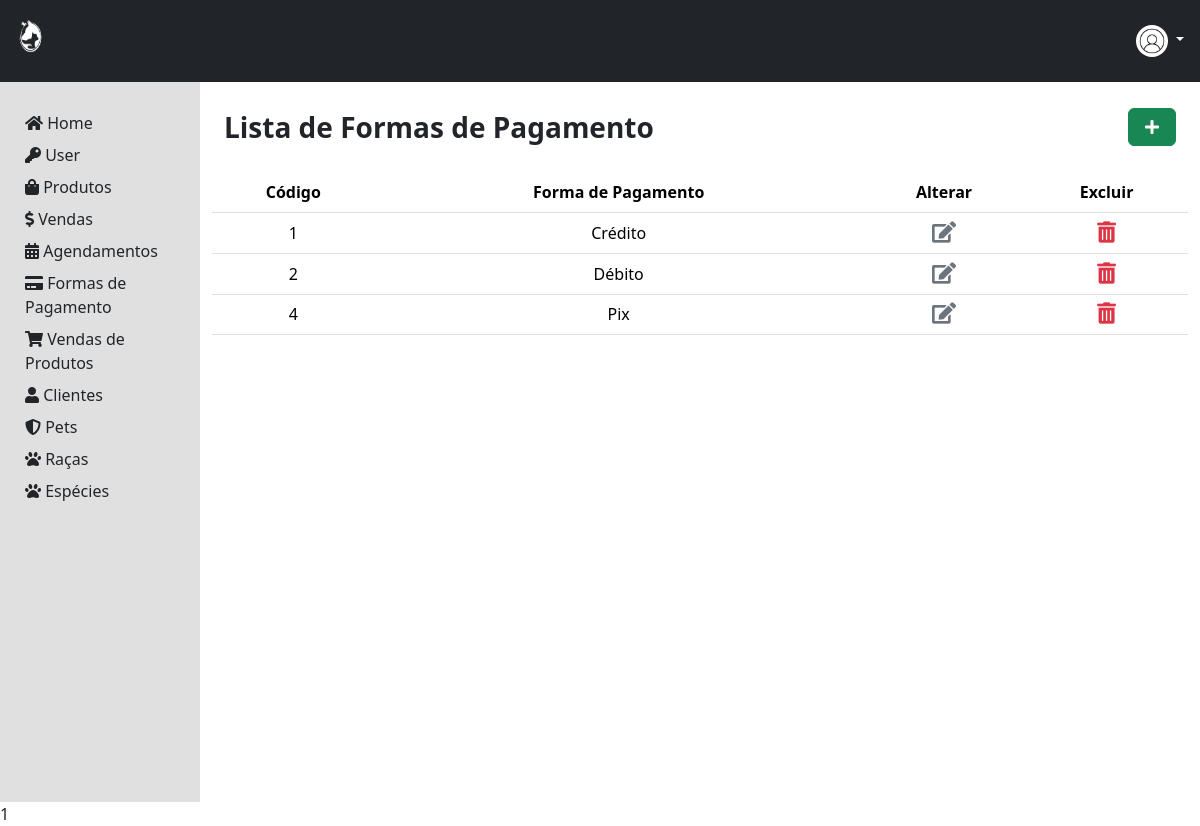
Screenshot of /area-admin/formapgto/index.php with the database file from the repository.
### tables this page shows
CREATE TABLE `tbformapgto` (
  `codFormaPgto` int(11) NOT NULL,
  `descFormaPgto` varchar(50) NOT NULL
);

### dao/FormaPgtoDao.php (called while the page is built, shortened)
<?php
    class FormaPgtoDao {
        public static function selectAll () {
            $conexao = Conexao::conectar();
            $query = "SELECT * FROM tbformapgto";
            $stmt = $conexao->prepare($query);
            $stmt->execute();
            return $stmt->fetchAll();
        }
    }
?>

### area-admin/formapgto/index.php (the view, shortened to what this page needs)
<?php
  require_once '../../dao/FormaPgtoDao.php';
  $formaspgto = FormaPgtoDao::selectAll();
?>
<!DOCTYPE html>
<html lang="pt-br">
<head>
  <link href="https://cdn.jsdelivr.net/npm/bootstrap@5.3.2/dist/css/bootstrap.min.css" rel="stylesheet">
  <link rel="stylesheet" href="https://use.fontawesome.com/releases/v5.3.1/css/all.css">
  <link rel="stylesheet" href="css/style.css">
</head>
<body style="justify-content: center; align-items: center; height: 100vh ">
  <?php
      include('./../../componentes/header-adm.php');
  ?>
  <div class="container-fluid" style="height: 90vh">
    <div class="row h-100">
      <?php
      include('./../../componentes/menu-adm.php');
      ?>
      <div class="col-md-10  p-4 borber">
        <div class="row align-items-center mb-4">
          <div class="col fs-3 fw-semibold">
            Lista de Formas de Pagamento
          </div>
          <div class="col text-end ">
            <a class="btn btn-success px-3" role="button" aria-disabled="true" href="register-formapgto.php"><i
                class="fas fa-plus" aria-hidden="true"></i></a>
          </div>
        </div>
        <div class=" row">
          <table class="table table-hover">
            <thead>
              <tr>
                <th class="col-md-2 text-center">Código</th>
                <th class="col-md-6 text-center">Forma de Pagamento</th>
                <th class="text-center col-md-2">Alterar</th>
                <th class="text-center col-md-2">Excluir</th>
              </tr>
              <?php foreach($formaspgto as $formapgto) { ?>
              <tr>
                <td class = "text-center"><?=$formapgto[0]?></td>
                <td class = "text-center"><?=$formapgto[1]?></td>
                <td class="text-center">
                <form action="process-formapgto.php" method="POST">
                    <button type="submit" class="dropdown-item" ><i
                        class="fas fa-edit fa-lg text-secondary"></i>
                    </button>
                  </form>
                </td>
                  <td class="text-center ">
                  <a class="dropdown-item" onclick="modalRemover(<?=$formapgto[0]?>,'codDeletar')">
                    <i class="fas fa-trash-alt fa-lg text-danger"></i>
                  </a>
                </td>
              <tr>
              <?php } ?>
            </thead>
          </table>
        </div>
      </div>
    </div>
  </div>
  <?= require './../../componentes/modal.php'?>
</body>
</html>

### css/style.css (style rules this page uses)
a { position: relative; text-decoration: none; }

### rows the page displays
tbformapgto: codFormaPgto "1", descFormaPgto "Crédito"
tbformapgto: codFormaPgto "2", descFormaPgto "Débito"
tbformapgto: codFormaPgto "4", descFormaPgto "Pix"

### other values shown
require './../../componentes/modal.php' "1"
